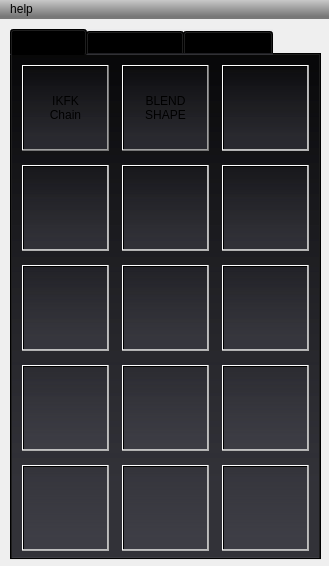
<?xml version="1.0" encoding="UTF-8"?>
<ui version="4.0">
 <class>edo_riggingToolMainUI</class>
 <widget class="QMainWindow" name="edo_riggingToolMainUI">
  <property name="geometry">
   <rect>
    <x>0</x>
    <y>0</y>
    <width>329</width>
    <height>566</height>
   </rect>
  </property>
  <property name="sizePolicy">
   <sizepolicy hsizetype="Preferred" vsizetype="Preferred">
    <horstretch>0</horstretch>
    <verstretch>5</verstretch>
   </sizepolicy>
  </property>
  <property name="windowTitle">
   <string>edo_riggingToolMainUI</string>
  </property>
  <property name="windowOpacity">
   <double>0.900000000000000</double>
  </property>
  <property name="autoFillBackground">
   <bool>false</bool>
  </property>
  <property name="styleSheet">
   <string notr="true">background:url(:/buttonIcon/windowBackground002.jpg)</string>
  </property>
  <property name="tabShape">
   <enum>QTabWidget::Rounded</enum>
  </property>
  <widget class="QWidget" name="centralwidget">
   <widget class="QTabWidget" name="tabWidget">
    <property name="geometry">
     <rect>
      <x>10</x>
      <y>10</y>
      <width>311</width>
      <height>531</height>
     </rect>
    </property>
    <property name="styleSheet">
     <string notr="true">background:qlineargradient(spread:pad, x1:0, y1:1, x2:0, y2:0, stop:0.142045 rgba(80, 80, 90, 100), stop:1 rgba(180, 180, 220, 5))</string>
    </property>
    <property name="currentIndex">
     <number>0</number>
    </property>
    <widget class="QWidget" name="rig_tab">
     <attribute name="title">
      <string>RIGGING</string>
     </attribute>
     <widget class="QPushButton" name="IkFkChainCtrlTool_Bt">
      <property name="geometry">
       <rect>
        <x>10</x>
        <y>10</y>
        <width>87</width>
        <height>86</height>
       </rect>
      </property>
      <property name="styleSheet">
       <string notr="true">font: italic 10pt &quot;Gill Sans Ultra Bold&quot;;
color:rgb(0,0,0);
background:url(:/buttonIcon/buttonBackground001.jpg);

</string>
      </property>
      <property name="text">
       <string>IKFK
Chain</string>
      </property>
     </widget>
     <widget class="QPushButton" name="IkFkChainCtrlTool_Bt_17">
      <property name="enabled">
       <bool>false</bool>
      </property>
      <property name="geometry">
       <rect>
        <x>10</x>
        <y>110</y>
        <width>87</width>
        <height>86</height>
       </rect>
      </property>
      <property name="styleSheet">
       <string notr="true">background:url(:/buttonIcon/buttonBackground002.jpg);
</string>
      </property>
      <property name="text">
       <string/>
      </property>
     </widget>
     <widget class="QPushButton" name="IkFkChainCtrlTool_Bt_27">
      <property name="enabled">
       <bool>false</bool>
      </property>
      <property name="geometry">
       <rect>
        <x>110</x>
        <y>410</y>
        <width>87</width>
        <height>86</height>
       </rect>
      </property>
      <property name="styleSheet">
       <string notr="true">background:url(:/buttonIcon/buttonBackground002.jpg);
</string>
      </property>
      <property name="text">
       <string/>
      </property>
     </widget>
     <widget class="QPushButton" name="IkFkChainCtrlTool_Bt_24">
      <property name="enabled">
       <bool>false</bool>
      </property>
      <property name="geometry">
       <rect>
        <x>110</x>
        <y>310</y>
        <width>87</width>
        <height>86</height>
       </rect>
      </property>
      <property name="styleSheet">
       <string notr="true">background:url(:/buttonIcon/buttonBackground002.jpg);
</string>
      </property>
      <property name="text">
       <string/>
      </property>
     </widget>
     <widget class="QPushButton" name="blendshapeTool_Bt">
      <property name="geometry">
       <rect>
        <x>110</x>
        <y>10</y>
        <width>87</width>
        <height>86</height>
       </rect>
      </property>
      <property name="styleSheet">
       <string notr="true">font: italic 10pt &quot;Gill Sans Ultra Bold&quot;;
color:rgb(0,0,0);
background:url(:/buttonIcon/buttonBackground001.jpg);

</string>
      </property>
      <property name="text">
       <string>BLEND
SHAPE</string>
      </property>
     </widget>
     <widget class="QPushButton" name="IkFkChainCtrlTool_Bt_22">
      <property name="enabled">
       <bool>false</bool>
      </property>
      <property name="geometry">
       <rect>
        <x>10</x>
        <y>210</y>
        <width>87</width>
        <height>86</height>
       </rect>
      </property>
      <property name="styleSheet">
       <string notr="true">background:url(:/buttonIcon/buttonBackground002.jpg);
</string>
      </property>
      <property name="text">
       <string/>
      </property>
     </widget>
     <widget class="QPushButton" name="IkFkChainCtrlTool_Bt_21">
      <property name="enabled">
       <bool>false</bool>
      </property>
      <property name="geometry">
       <rect>
        <x>110</x>
        <y>210</y>
        <width>87</width>
        <height>86</height>
       </rect>
      </property>
      <property name="styleSheet">
       <string notr="true">background:url(:/buttonIcon/buttonBackground002.jpg);
</string>
      </property>
      <property name="text">
       <string/>
      </property>
     </widget>
     <widget class="QPushButton" name="IkFkChainCtrlTool_Bt_23">
      <property name="enabled">
       <bool>false</bool>
      </property>
      <property name="geometry">
       <rect>
        <x>210</x>
        <y>310</y>
        <width>87</width>
        <height>86</height>
       </rect>
      </property>
      <property name="styleSheet">
       <string notr="true">background:url(:/buttonIcon/buttonBackground002.jpg);
</string>
      </property>
      <property name="text">
       <string/>
      </property>
     </widget>
     <widget class="QPushButton" name="IkFkChainCtrlTool_Bt_28">
      <property name="enabled">
       <bool>false</bool>
      </property>
      <property name="geometry">
       <rect>
        <x>10</x>
        <y>410</y>
        <width>87</width>
        <height>86</height>
       </rect>
      </property>
      <property name="styleSheet">
       <string notr="true">background:url(:/buttonIcon/buttonBackground002.jpg);
</string>
      </property>
      <property name="text">
       <string/>
      </property>
     </widget>
     <widget class="QPushButton" name="IkFkChainCtrlTool_Bt_3">
      <property name="enabled">
       <bool>false</bool>
      </property>
      <property name="geometry">
       <rect>
        <x>210</x>
        <y>10</y>
        <width>87</width>
        <height>86</height>
       </rect>
      </property>
      <property name="styleSheet">
       <string notr="true">background:url(:/buttonIcon/buttonBackground002.jpg);
</string>
      </property>
      <property name="text">
       <string/>
      </property>
     </widget>
     <widget class="QPushButton" name="IkFkChainCtrlTool_Bt_18">
      <property name="enabled">
       <bool>false</bool>
      </property>
      <property name="geometry">
       <rect>
        <x>110</x>
        <y>110</y>
        <width>87</width>
        <height>86</height>
       </rect>
      </property>
      <property name="styleSheet">
       <string notr="true">background:url(:/buttonIcon/buttonBackground002.jpg);
</string>
      </property>
      <property name="text">
       <string/>
      </property>
     </widget>
     <widget class="QPushButton" name="IkFkChainCtrlTool_Bt_20">
      <property name="enabled">
       <bool>false</bool>
      </property>
      <property name="geometry">
       <rect>
        <x>210</x>
        <y>210</y>
        <width>87</width>
        <height>86</height>
       </rect>
      </property>
      <property name="styleSheet">
       <string notr="true">background:url(:/buttonIcon/buttonBackground002.jpg);
</string>
      </property>
      <property name="text">
       <string/>
      </property>
     </widget>
     <widget class="QPushButton" name="IkFkChainCtrlTool_Bt_25">
      <property name="enabled">
       <bool>false</bool>
      </property>
      <property name="geometry">
       <rect>
        <x>10</x>
        <y>310</y>
        <width>87</width>
        <height>86</height>
       </rect>
      </property>
      <property name="styleSheet">
       <string notr="true">background:url(:/buttonIcon/buttonBackground002.jpg);
</string>
      </property>
      <property name="text">
       <string/>
      </property>
     </widget>
     <widget class="QPushButton" name="IkFkChainCtrlTool_Bt_19">
      <property name="enabled">
       <bool>false</bool>
      </property>
      <property name="geometry">
       <rect>
        <x>210</x>
        <y>110</y>
        <width>87</width>
        <height>86</height>
       </rect>
      </property>
      <property name="styleSheet">
       <string notr="true">background:url(:/buttonIcon/buttonBackground002.jpg);
</string>
      </property>
      <property name="text">
       <string/>
      </property>
     </widget>
     <widget class="QPushButton" name="BodyRigTool_Bt">
      <property name="enabled">
       <bool>false</bool>
      </property>
      <property name="geometry">
       <rect>
        <x>210</x>
        <y>410</y>
        <width>87</width>
        <height>86</height>
       </rect>
      </property>
      <property name="styleSheet">
       <string notr="true">background:url(:/buttonIcon/buttonBackground002.jpg);
</string>
      </property>
      <property name="text">
       <string/>
      </property>
     </widget>
    </widget>
    <widget class="QWidget" name="simulation_tab">
     <attribute name="title">
      <string>SIMULATION</string>
     </attribute>
    </widget>
    <widget class="QWidget" name="animation_tab">
     <attribute name="title">
      <string>ANIMATION</string>
     </attribute>
     <widget class="QPushButton" name="riggingCtrlPanel_Bt">
      <property name="geometry">
       <rect>
        <x>10</x>
        <y>10</y>
        <width>87</width>
        <height>86</height>
       </rect>
      </property>
      <property name="styleSheet">
       <string notr="true">font: italic 10pt &quot;Gill Sans Ultra Bold&quot;;
color:rgb(0,0,0);
background:url(:/buttonIcon/buttonBackground001.jpg);

</string>
      </property>
      <property name="text">
       <string>Rigging
Ctrl Panel</string>
      </property>
     </widget>
     <widget class="QPushButton" name="riggingFileControler_Bt">
      <property name="geometry">
       <rect>
        <x>110</x>
        <y>10</y>
        <width>87</width>
        <height>86</height>
       </rect>
      </property>
      <property name="styleSheet">
       <string notr="true">font: italic 10pt &quot;Gill Sans Ultra Bold&quot;;
color:rgb(0,0,0);
background:url(:/buttonIcon/buttonBackground001.jpg);

</string>
      </property>
      <property name="text">
       <string>Rigging
File
Controler</string>
      </property>
     </widget>
    </widget>
   </widget>
  </widget>
  <widget class="QMenuBar" name="menubar">
   <property name="geometry">
    <rect>
     <x>0</x>
     <y>0</y>
     <width>329</width>
     <height>18</height>
    </rect>
   </property>
   <property name="styleSheet">
    <string notr="true">background:qlineargradient(spread:pad, x1:0, y1:1, x2:0, y2:0, stop:0.142045 rgba(120,120, 120, 255), stop:1 rgba(200, 200, 200, 255))</string>
   </property>
   <widget class="QMenu" name="menuHelp">
    <property name="title">
     <string>help</string>
    </property>
   </widget>
   <addaction name="menuHelp"/>
  </widget>
 </widget>
 <resources>
  <include location="icon/edo_buildControlerFromSkeletonUI.qrc"/>
 </resources>
 <connections/>
</ui>
